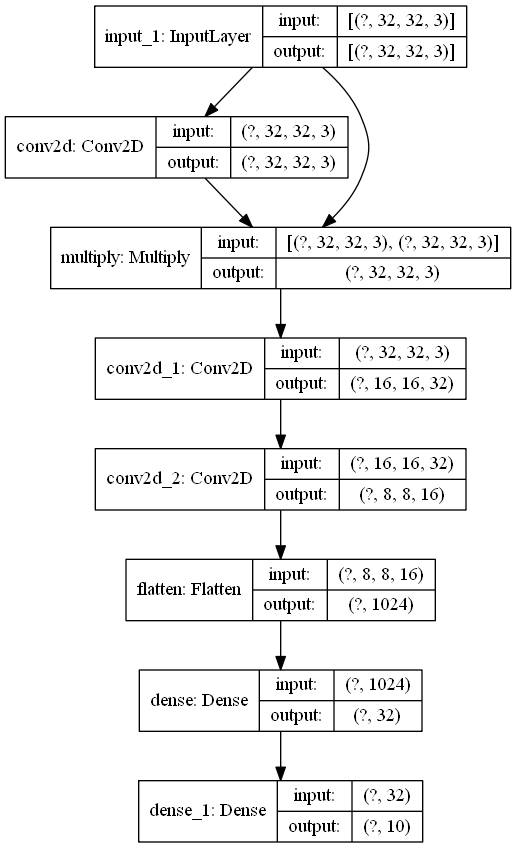

This chart was generated by the following Python code:
import tensorflow as tf
import tensorflow_datasets as tfds
import matplotlib.pyplot as plt

IMAGE_SHAPE = (32, 32, 3)
BATCH_SIZE = 32
EPOCHS = 5


def create_ds():
    AUTOTUNE = tf.data.experimental.AUTOTUNE
    (ds_train, ds_test), info = tfds.load("cifar10", split=[tfds.Split.TRAIN, tfds.Split.TEST], with_info=True)
    ds_train = ds_train.shuffle(50000).map(lambda x: (tf.cast(x["image"], tf.float32) / 255., x["label"]),
                                           AUTOTUNE).batch(BATCH_SIZE).prefetch(AUTOTUNE)
    ds_test = ds_test.map(lambda x: (tf.cast(x["image"], tf.float32) / 255., x["label"]), AUTOTUNE).batch(
        BATCH_SIZE).prefetch(AUTOTUNE)
    return ds_train, ds_test


def make_model():
    input_img = tf.keras.layers.Input(shape=IMAGE_SHAPE)

    attention_pred = tf.keras.layers.Conv2D(3, 1, 1, padding="same", activation=tf.keras.activations.softmax)(input_img)
    # attention_pred = tf.keras.activations.softmax(attention_conv)

    compose = tf.keras.layers.Multiply()([input_img, attention_pred])
    x = tf.keras.layers.Conv2D(32, 2, 2, padding="same")(compose)
    x = tf.keras.layers.Conv2D(16, 2, 2, padding="same")(x)
    x = tf.keras.layers.Flatten()(x)
    x = tf.keras.layers.Dense(32, tf.keras.activations.relu)(x)
    x = tf.keras.layers.Dense(10, tf.keras.activations.softmax)(x)
    m = tf.keras.models.Model(input_img, x)
    m.summary()
    tf.keras.utils.plot_model(m, to_file="attention_cifar10.png", show_shapes=True)
    return m


def extract(model, layer_name, x):
    out = model.get_layer(layer_name).output
    print(out)
    extractor = tf.keras.models.Model(model.input, out)
    return extractor(x)


ds_train, ds_test = create_ds()
model = make_model()
for l in model.layers:
    print(l.name)
model.compile("adam", tf.keras.losses.sparse_categorical_crossentropy, ["acc"])
# model.fit(ds_train, validation_data=ds_test, epochs=EPOCHS)
test_data = next(iter(ds_test))[0]
attention_vector = extract(model, "conv2d", test_data)
# attention_vector = extract(model, "tf_op_layer_truediv", test_data)
print(attention_vector)

plt.subplot(1, 2, 1)
plt.imshow(test_data[0])

plt.subplot(1, 2, 2)
plt.imshow(attention_vector[0])
plt.show()
